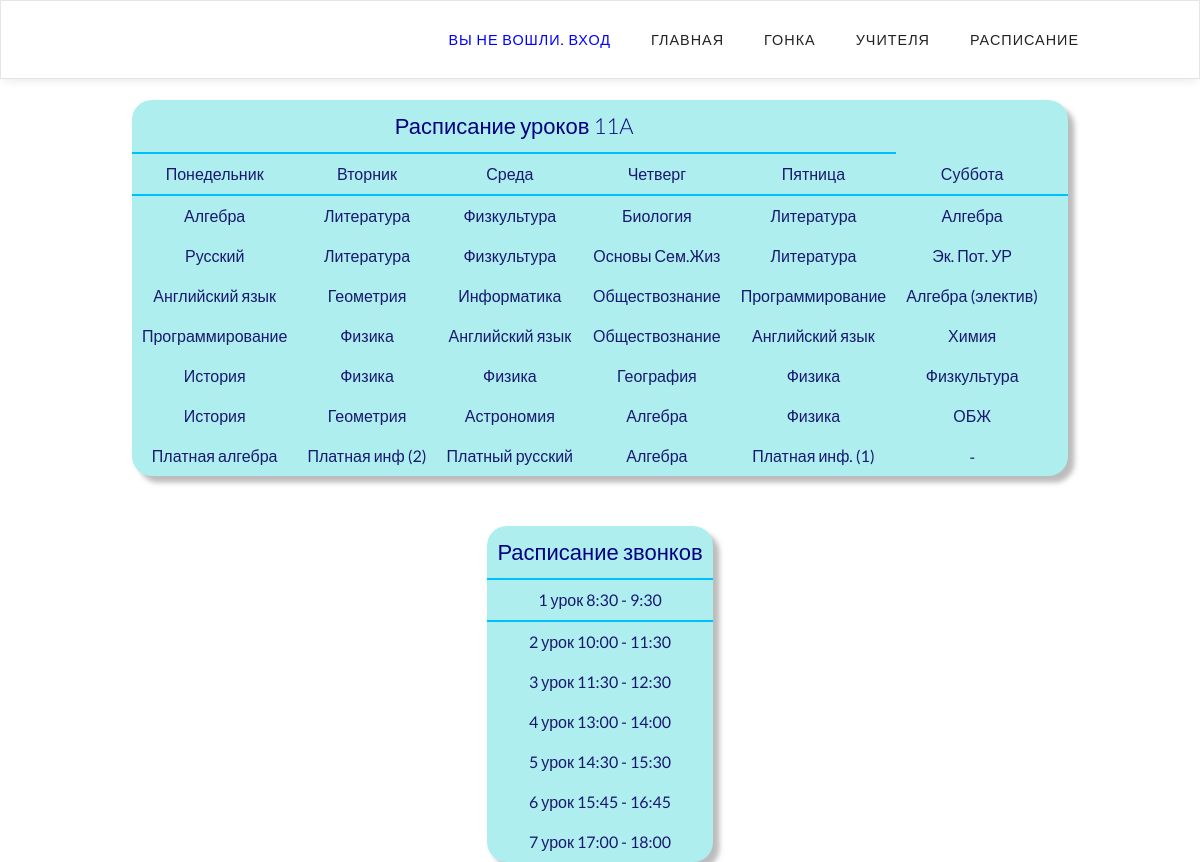
The page /schedule/1/ on the database its author committed.
### Schedule/models.py (models this page shows, shortened)
class Schedule(models.Model):
    class_of_lesson = models.CharField("Класс", max_length=3)
    start_firts_lesson_monday = models.CharField('(Понедельник) Начало 1 урока', max_length=11)
    end_firts_lesson_monday = models.CharField("Конец урока", max_length=11)
    first_lesson_monday = models.CharField("Урок", max_length=20)
    start_two_lesson_monday = models.CharField('Начало 2 урока', max_length=11)
    end_two_lesson_monday = models.CharField("Конец урока", max_length=11)
    two_lesson_monday = models.CharField("Урок", max_length=20)
    start_free_lesson_monday = models.CharField('Начало 3 урока', max_length=11)
    end_free_lesson_monday = models.CharField("Конец урока", max_length=11)
    free_lesson_monday = models.CharField("Урок", max_length=20)
    start_four_lesson_monday = models.CharField('Начало 4 урока', max_length=11)
    end_four_lesson_monday = models.CharField("Конец урока", max_length=11)
    four_lesson_monday = models.CharField("Урок", max_length=20)
    start_five_lesson_monday = models.CharField('Начало 5 урока', max_length=11)
    end_five_lesson_monday = models.CharField("Конец урока", max_length=11)
    five_lesson_monday = models.CharField("Урок", max_length=20)
    start_six_lesson_monday = models.CharField('Начало 6 урока', max_length=11)
    end_six_lesson_monday = models.CharField('Конец 6 урока', max_length=11)
    six_lesson_monday = models.CharField("Урок", max_length=20)
    start_seven_lesson_monday = models.CharField('Начало 7 урока', max_length=11)
    end_seven_lesson_monday = models.CharField('Конец 7 урока', max_length=11)
    seven_lesson_monday = models.CharField("Урок", max_length=20)
    start_firts_lesson_tuesday = models.CharField('(Вторник) Начало 1 урока', max_length=11)
    end_firts_lesson_tuesday = models.CharField("Конец урока", max_length=11)
    first_lesson_tuesday = models.CharField("Урок", max_length=20)
    start_two_lesson_tuesday = models.CharField('Начало 2 урока', max_length=11)
    end_two_lesson_tuesday = models.CharField("Конец урока", max_length=11)
    two_lesson_tuesday = models.CharField("Урок", max_length=20)
    start_free_lesson_tuesday = models.CharField('Начало 3 урока', max_length=11)
    end_free_lesson_tuesday = models.CharField("Конец урока", max_length=11)
    free_lesson_tuesday = models.CharField("Урок", max_length=20)
    start_four_lesson_tuesday = models.CharField('Начало 4 урока', max_length=11)
    end_four_lesson_tuesday = models.CharField("Конец урока", max_length=11)
    four_lesson_tuesday = models.CharField("Урок", max_length=20)
    start_five_lesson_tuesday = models.CharField('Начало 5 урока', max_length=11)
    end_five_lesson_tuesday = models.CharField("Конец урока", max_length=11)
    five_lesson_tuesday = models.CharField("Урок", max_length=20)
    start_six_lesson_tuesday = models.CharField('Начало 6 урока', max_length=11)
    end_six_lesson_tuesday = models.CharField('Конец 6 урока', max_length=11)
    six_lesson_tuesday = models.CharField("Урок", max_length=20)
    start_seven_lesson_tuesday = models.CharField('Начало 7 урока', max_length=11)
    end_seven_lesson_tuesday = models.CharField('Конец 7 урока', max_length=11)
    seven_lesson_tuesday = models.CharField("Урок", max_length=20)
    start_first_lesson_wednesday = models.CharField('(Среда) Начало 1 урока', max_length=11)
    end_first_lesson_wednesday = models.CharField("Конец урока", max_length=11)
    first_lesson_wednesday = models.CharField("Урок", max_length=20)
    start_two_lesson_wednesday = models.CharField('Начало 2 урока', max_length=11)
    end_two_lesson_wednesday = models.CharField("Конец урока", max_length=11)
    two_lesson_wednesday = models.CharField("Урок", max_length=20)
    start_free_lesson_wednesday = models.CharField('Начало 3 урока', max_length=11)
    end_free_lesson_wednesday = models.CharField("Конец урока", max_length=11)
    free_lesson_wednesday = models.CharField("Урок", max_length=20)
    start_four_lesson_wednesday = models.CharField('Начало 4 урока', max_length=11)
    end_four_lesson_wednesday = models.CharField("Конец урока", max_length=11)
    four_lesson_wednesday = models.CharField("Урок", max_length=20)
    start_five_lesson_wednesday = models.CharField('Начало 5 урока', max_length=11)
    end_five_lesson_wednesday = models.CharField("Конец урока", max_length=11)
    five_lesson_wednesday = models.CharField("Урок", max_length=20)
    start_six_lesson_wednesday = models.CharField('Начало 6 урока', max_length=11)
    end_six_lesson_wednesday = models.CharField('Конец 6 урока', max_length=11)
    six_lesson_wednesday = models.CharField("Урок", max_length=20)
    start_seven_lesson_wednesday = models.CharField('Начало 7 урока', max_length=11)
    end_seven_lesson_wednesday = models.CharField('Конец 7 урока', max_length=11)
    seven_lesson_wednesday = models.CharField("Урок", max_length=20)
    start_first_lesson_thursday = models.CharField('(Четверг) Начало 1 урока', max_length=11)
    end_first_lesson_thursday = models.CharField("Конец урока", max_length=11)
    first_lesson_thursday = models.CharField("Урок", max_length=20)
    start_two_lesson_thursday = models.CharField('Начало 2 урока', max_length=11)
    end_two_lesson_thursday= models.CharField("Конец урока", max_length=11)
    two_lesson_thursday = models.CharField("Урок", max_length=20)
    start_free_lesson_thursday = models.CharField('Начало 3 урока', max_length=11)
    end_free_lesson_thursday = models.CharField("Конец урока", max_length=11)
    free_lesson_thursday = models.CharField("Урок", max_length=20)
    start_four_lesson_thursday = models.CharField('Начало 4 урока', max_length=11)
    end_four_lesson_thursday = models.CharField("Конец урока", max_length=11)
    four_lesson_thursday = models.CharField("Урок", max_length=20)
    start_five_lesson_thursday = models.CharField('Начало 5 урока', max_length=11)
    end_five_lesson_thursday = models.CharField("Конец урока", max_length=11)
    five_lesson_thursday = models.CharField("Урок", max_length=20)
    start_six_lesson_thursday = models.CharField('Начало 6 урока', max_length=11)
    end_six_lesson_thursday = models.CharField('Конец 6 урока', max_length=11)
    six_lesson_thursday = models.CharField("Урок", max_length=20)
    start_seven_lesson_thursday = models.CharField('Начало 7 урока', max_length=11)
    end_seven_lesson_thursday = models.CharField('Конец 7 урока', max_length=11)
    seven_lesson_thursday = models.CharField("Урок", max_length=20)
    start_first_lesson_friday = models.CharField('(Пятница) Начало 1 урока', max_length=11)
    end_first_lesson_friday = models.CharField("Конец урока", max_length=11)
    first_lesson_friday = models.CharField("Урок", max_length=20)
    start_two_lesson_friday = models.CharField('Начало 2 урока', max_length=11)
    end_two_lesson_friday= models.CharField("Конец урока", max_length=11)
    two_lesson_friday = models.CharField("Урок", max_length=20)
    start_free_lesson_friday = models.CharField('Начало 3 урока', max_length=11)
    end_free_lesson_friday = models.CharField("Конец урока", max_length=11)
    free_lesson_friday = models.CharField("Урок", max_length=20)
    start_four_lesson_friday = models.CharField('Начало 4 урока', max_length=11)
    end_four_lesson_friday = models.CharField("Конец урока", max_length=11)
    four_lesson_friday = models.CharField("Урок", max_length=20)
    start_five_lesson_friday = models.CharField('Начало 5 урока', max_length=11)
    end_five_lesson_friday = models.CharField("Конец урока", max_length=11)
    five_lesson_friday = models.CharField("Урок", max_length=20)
    start_six_lesson_friday = models.CharField('Начало 6 урока', max_length=11)
    end_six_lesson_friday = models.CharField('Конец 6 урока', max_length=11)
    six_lesson_friday = models.CharField("Урок", max_length=20)
    start_seven_lesson_friday = models.CharField('Начало 7 урока', max_length=11)
    end_seven_lesson_friday = models.CharField('Конец 7 урока', max_length=11)
    seven_lesson_friday = models.CharField("Урок", max_length=20)
    start_first_lesson_saturday = models.CharField('(Суббота) Начало 1 урока', max_length=11)
    end_first_lesson_saturday= models.CharField("Конец урока", max_length=11)
    first_lesson_saturday = models.CharField("Урок", max_length=20)
    start_two_lesson_saturday = models.CharField('Начало 2 урока', max_length=11)
    end_two_lesson_saturday= models.CharField("Конец урока", max_length=11)
    two_lesson_saturday = models.CharField("Урок", max_length=20)
    start_free_lesson_saturday = models.CharField('Начало 3 урока', max_length=11)
    end_free_lesson_saturday = models.CharField("Конец урока", max_length=11)
    free_lesson_saturday = models.CharField("Урок", max_length=20)
    start_four_lesson_saturday = models.CharField('Начало 4 урока', max_length=11)
    end_four_lesson_saturday = models.CharField("Конец урока", max_length=11)
    four_lesson_saturday = models.CharField("Урок", max_length=20)
    start_five_lesson_saturday = models.CharField('Начало 5 урока', max_length=11)
    end_five_lesson_saturday = models.CharField("Конец урока", max_length=11)
    five_lesson_saturday = models.CharField("Урок", max_length=20)
    start_six_lesson_saturday = models.CharField('Начало 6 урока', max_length=11)
    end_six_lesson_saturday = models.CharField('Конец 6 урока', max_length=11)
    six_lesson_saturday = models.CharField("Урок", max_length=20)
    start_seven_lesson_saturday = models.CharField('Начало 7 урока', max_length=11)
    end_seven_lesson_saturday = models.CharField('Конец 7 урока', max_length=11)
    seven_lesson_saturday = models.CharField("Урок", max_length=20)
    class Meta:
        verbose_name = "Расписание"
        verbose_name_plural = "Расписание"

### Schedule/views.py (the view)
# urls.py: path('<int:schedule_id>/', views.DetailSchedule, name='DetailSchedule'),
def DetailSchedule(request, schedule_id):
    try:
        a = Schedule.objects.get(id=schedule_id)
    except:
        raise Http404("Такого нет :(")
    return render(request, 'scheduleDetail.html', {'schedule': a})

### templates/scheduleDetail.html
{% extends 'base.html' %}
{% load static %}
{% block content %}
<head>
    <link rel="stylesheet" href="{% static 'css/table.css' %}">
</head>
<div style="margin-top:100px;" align="center">
    <table>
        <tr><th colspan="5">Расписание уроков {{ schedule.class_of_lesson }}</th></tr>
             <tr>
                  <td>Понедельник</td>
                  <td>Вторник</td>
                  <td>Среда</td>
                  <td>Четверг</td>
                  <td>Пятница</td>
                    <td>Суббота</td>
             </tr>
            <tr>
                  <td>{{ schedule.first_lesson_monday }}</td>
                  <td>{{ schedule.first_lesson_tuesday }}</td>
                  <td>{{ schedule.first_lesson_wednesday }}</td>
                  <td>{{ schedule.first_lesson_thursday }}</td>
                  <td>{{ schedule.first_lesson_friday }}</td>
                <td>{{ schedule.first_lesson_saturday }}</td>
            </tr>
            <tr>
                  <td>{{ schedule.two_lesson_monday }}</td>
                  <td>{{ schedule.two_lesson_tuesday }}</td>
                  <td>{{ schedule.two_lesson_wednesday }}</td>
                  <td>{{ schedule.two_lesson_thursday }}</td>
                  <td>{{ schedule.two_lesson_friday }}</td>
                <td>{{ schedule.two_lesson_saturday }}</td>
            </tr>
            <tr>
                  <td>{{ schedule.free_lesson_monday }}</td>
                  <td>{{ schedule.free_lesson_tuesday }}</td>
                  <td>{{ schedule.free_lesson_wednesday }}</td>
                  <td>{{ schedule.free_lesson_thursday }}</td>
                  <td>{{ schedule.free_lesson_friday }}</td>
                <td>{{ schedule.free_lesson_saturday }}</td>
            </tr>
            <tr>
                  <td>{{ schedule.four_lesson_monday }}</td>
                  <td>{{ schedule.four_lesson_tuesday }}</td>
                  <td>{{ schedule.four_lesson_wednesday }}</td>
                  <td>{{ schedule.four_lesson_thursday }}</td>
                  <td>{{ schedule.four_lesson_friday }}</td>
                    <td>{{ schedule.four_lesson_saturday }}</td>
            </tr>
          <tr>
              <td>{{ schedule.five_lesson_monday }}</td>
              <td>{{ schedule.five_lesson_tuesday }}</td>
              <td>{{ schedule.five_lesson_wednesday }}</td>
              <td>{{ schedule.five_lesson_thursday }}</td>
              <td>{{ schedule.five_lesson_friday }}</td>
              <td>{{ schedule.five_lesson_saturday }}</td>
          <td colspan="3"></td>
        </tr>
                  <tr>
              <td>{{ schedule.six_lesson_monday }}</td>
              <td>{{ schedule.six_lesson_tuesday }}</td>
              <td>{{ schedule.six_lesson_wednesday }}</td>
              <td>{{ schedule.six_lesson_thursday }}</td>
              <td>{{ schedule.six_lesson_friday }}</td>
              <td>{{ schedule.six_lesson_saturday }}</td>
          <td colspan="3"></td>
        </tr>
        <tr>
              <td>{{ schedule.seven_lesson_monday }}</td>
              <td>{{ schedule.seven_lesson_tuesday }}</td>
              <td>{{ schedule.seven_lesson_wednesday }}</td>
              <td>{{ schedule.seven_lesson_thursday }}</td>
              <td>{{ schedule.seven_lesson_friday }}</td>
              <td>{{ schedule.seven_lesson_saturday }}</td>
          <td colspan="3"></td>
        </tr>
    </table>
</div>
<div style="margin-top:50px;" align="center">
<table >
    <tr><th>Расписание звонков</th>
    <tr><td>1 урок  {{ schedule.start_firts_lesson_monday }} - {{ schedule.end_firts_lesson_monday }}</td></tr>
    <tr><td>2 урок  {{ schedule.start_two_lesson_monday }} - {{ schedule.end_two_lesson_monday }}</td></tr>
    <tr><td>3 урок  {{ schedule.start_free_lesson_monday }} - {{ schedule.end_free_lesson_monday }}</td></tr>
    <tr><td>4 урок  {{ schedule.start_four_lesson_monday }} - {{ schedule.end_four_lesson_monday }}</td></tr>
    <tr><td>5 урок  {{ schedule.start_five_lesson_monday }} - {{ schedule.end_five_lesson_monday }}</td></tr>
    <tr><td>6 урок  {{ schedule.start_six_lesson_monday }} - {{ schedule.end_six_lesson_monday }}</td></tr>
    <tr><td>7 урок  {{ schedule.start_seven_lesson_monday }} - {{ schedule.end_seven_lesson_monday }}</td></tr>
</table>
</div>
{% endblock %}

### static/css/cssForHeader.css (style rules this page uses)
*, *:before, *:after { -webkit-box-sizing: border-box; -moz-box-sizing: border-box; box-sizing: border-box; padding: 0; margin: 0; font-family: 'Lato', sans-serif; }

### static/css/table.css (style rules this page uses)
table { font-family: "Lucida Sans Unicode", "Lucida Grande", Sans-Serif; text-align: center; border-collapse: collapse; border-spacing: 5px; background: #AFEEEE; border-radius: 20px; box-shadow: 0.4em 0.4em 5px rgba(122,122,122,0.5); }
th { font-size: 22px; font-weight: 300; padding: 12px 10px; border-bottom: 2px solid #00BFFF; color: #000080; }
tbody tr:nth-child(2) { border-bottom: 2px solid #00BFFF; }
td { padding: 10px; color: #191970; }

### rows shown on the page
Schedule: class_of_lesson "11A", first_lesson_monday "Алгебра", first_lesson_tuesday "Литература", first_lesson_wednesday "Физкультура", first_lesson_thursday "Биология", first_lesson_friday "Литература", first_lesson_saturday "Алгебра", two_lesson_monday "Русский", two_lesson_tuesday "Литература", two_lesson_wednesday "Физкультура", two_lesson_thursday "Основы Сем.Жиз", two_lesson_friday "Литература", two_lesson_saturday "Эк. Пот. УР", free_lesson_monday "Английский язык", free_lesson_tuesday "Геометрия", free_lesson_wednesday "Информатика", free_lesson_thursday "Обществознание", free_lesson_friday "Программирование", free_lesson_saturday "Алгебра (электив)", four_lesson_monday "Программирование", four_lesson_tuesday "Физика", four_lesson_wednesday "Английский язык", four_lesson_thursday "Обществознание", four_lesson_friday "Английский язык", four_lesson_saturday "Химия", five_lesson_monday "История", five_lesson_tuesday "Физика", five_lesson_wednesday "Физика", five_lesson_thursday "География", five_lesson_friday "Физика", five_lesson_saturday "Физкультура", six_lesson_monday "История", six_lesson_tuesday "Геометрия", six_lesson_wednesday "Астрономия", six_lesson_thursday "Алгебра", six_lesson_friday "Физика", six_lesson_saturday "ОБЖ", seven_lesson_monday "Платная алгебра", seven_lesson_tuesday "Платная инф (2)", seven_lesson_wednesday "Платный русский", seven_lesson_thursday "Алгебра", seven_lesson_friday "Платная инф. (1)", seven_lesson_saturday "-", start_firts_lesson_monday "8:30", end_firts_lesson_monday "9:30", start_two_lesson_monday "10:00", end_two_lesson_monday "11:30", start_free_lesson_monday "11:30", end_free_lesson_monday "12:30", start_four_lesson_monday "13:00", end_four_lesson_monday "14:00", start_five_lesson_monday "14:30", end_five_lesson_monday "15:30", start_six_lesson_monday "15:45", end_six_lesson_monday "16:45", start_seven_lesson_monday "17:00", end_seven_lesson_monday "18:00"
